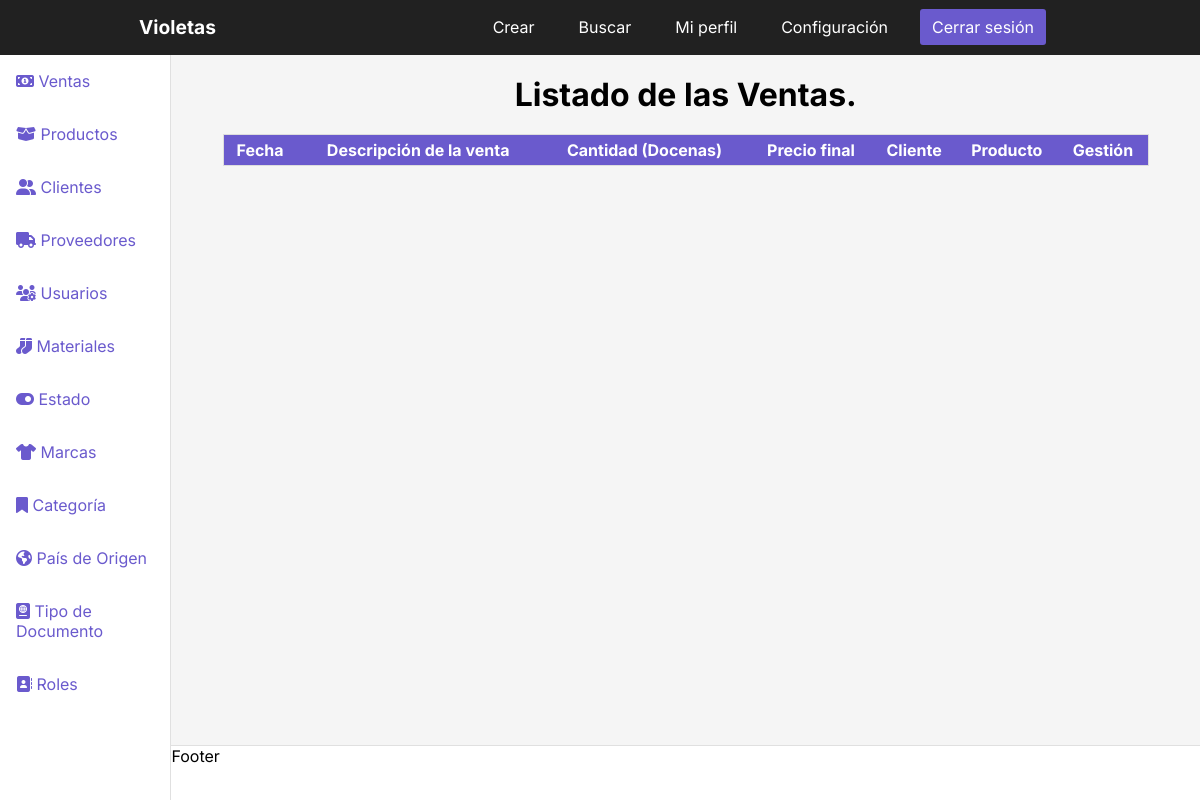
/dashboardventas, run on an earlier commit of the app's database.
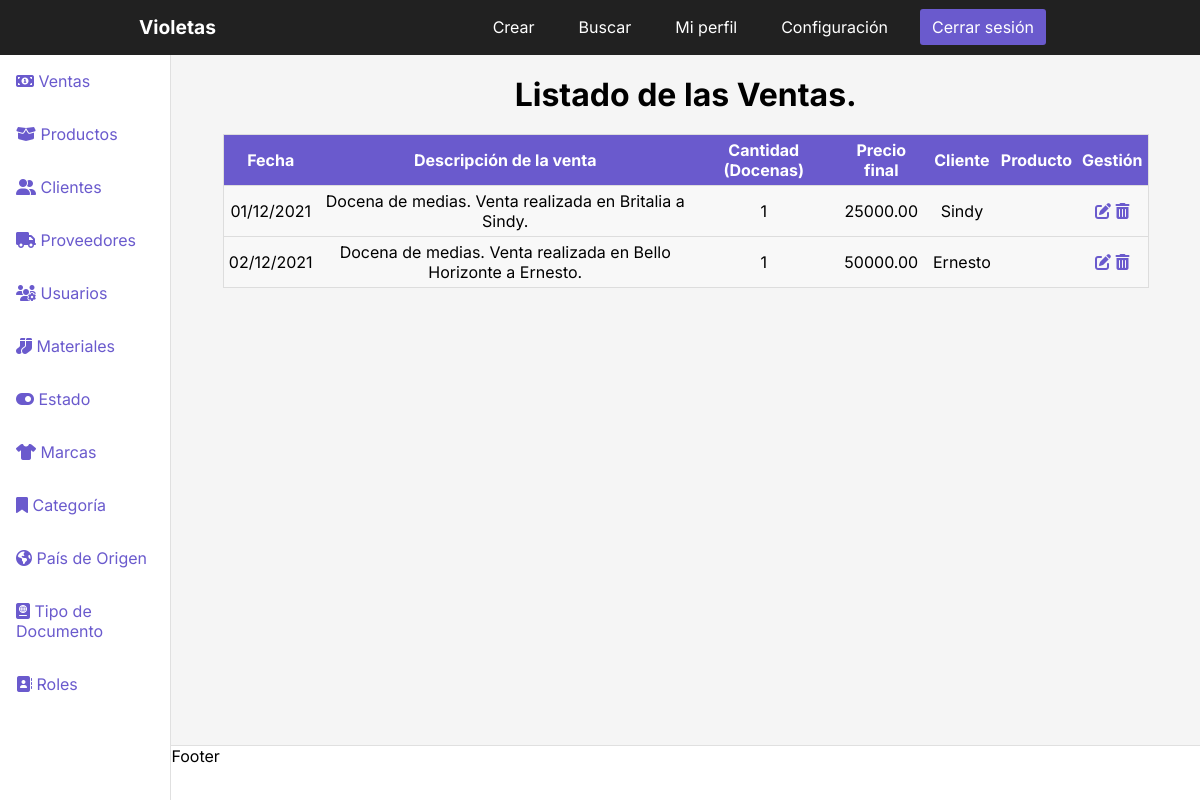
And on a later commit of the database.
### InventoryApp/models.py (models this page shows, shortened)
class Ventas(models.Model):
    Fecha = models.CharField('Fecha de la venta', max_length = 100)
    DescripcionVenta = models.CharField('Descripción de la venta', max_length = 100)
    Cantidad = models.PositiveIntegerField('Cantidad de productos vendidos')
    PrecioFinal = models.DecimalField('Precio final de la venta', max_digits = 10, decimal_places = 2)
    Clientes = models.ForeignKey(Clientes, on_delete=models.CASCADE, default='')
    class Meta:
        verbose_name = 'Venta'
        verbose_name_plural = 'Ventas'
        db_table = 'ventas'
        ordering = ['id']

class Clientes(models.Model):
    NombreCliente = models.CharField('Nombre del cliente', max_length = 100)
    ApellidoCliente = models.CharField('Apellido del cliente', max_length = 100)
    BarrioCliente = models.CharField('Barrio del cliente', max_length = 100)
    DireccionCliente = models.CharField('Dirección del cliente', max_length = 100)
    TelefonoCliente = models.CharField('Teléfono del cliente', max_length = 100)
    ProductosFrecuentes = models.CharField('Productos que frecuenta', max_length = 100)
    def __str__(self):
        return self.NombreCliente
    class Meta:
        verbose_name = 'Cliente'
        verbose_name_plural = 'Clientes'
        db_table = 'clientes'
        ordering = ['id']

### Project/views.py (the view)
# urls.py: path('dashboardventas', views.dashboardventas, name='dashventas'), # Registro creado
def dashboardventas(request):
    ventas = (Ventas.objects.all()) # Creo variable que traiga todos los datos de la tabla Ventas.
    return render(request, 'dashboardventas.html', {
        'ventas' : ventas # Con este código busco todos los datos de la tabla Ventas y los envío a la vista.
} )

### Templates/dashboardventas.html (shortened to what the changed rows need)
{% load static %}
<!DOCTYPE html>
<html lang="en">
<head>
    <link rel="stylesheet" href="{% static 'CSS/stylesdashboard.css' %}">
</head>
<body>
    <div class="container">
        <main>
            <h1>Listado de las Ventas.</h1>
            <table class="table">
                <thead>
                    <tr>
                        <th>Fecha</th>
                        <th>Descripción de la venta</th>
                        <th>Cantidad (Docenas)</th>
                        <th>Precio final</th>
                        <th>Cliente</th>
                        <th>Producto</th>
                        <th>Gestión</th>
                    </tr>
                </thead>
                <tbody>
                    {% for ventas in ventas %}
                    <tr>
                        <td data-label="Fecha">{{ventas.Fecha}}</td>
                        <td data-label="Descripción de la venta">{{ventas.DescripcionVenta}}</td>
                        <td data-label="Cantidad (Docenas)">{{ventas.Cantidad}}</td>
                        <td data-label="Precio final">{{ventas.PrecioFinal}}</td>
                        <td data-label="Cliente">{{ventas.Clientes}}</td>
                        <td data-label="Producto">{{ventas.Productos}}</td>
                        <td data-label="Gestión">
                            <a href="{% url 'updateventas' ventas.id %}"><i class="fas fa-edit"></i></a>
                            <a href="#" onclick="eliminarVenta({{ ventas.id }})"><i class="fas fa-trash-alt"></i></a>
                        </td>
                    </tr>
                    {% endfor %}
                </tbody>
            </table>
        </main>
      </div>
</body>
</html>

What changed in the data, as far as the page shows it:
added Ventas: Fecha "01/12/2021", DescripcionVenta "Docena de medias. Venta realizada en Britalia a Sindy.", Cantidad "1", PrecioFinal "25000.00", Clientes "Sindy"
added Ventas: Fecha "02/12/2021", DescripcionVenta "Docena de medias. Venta realizada en Bello Horizonte a Ernesto.", Cantidad "1", PrecioFinal "50000.00", Clientes "Ernesto"
